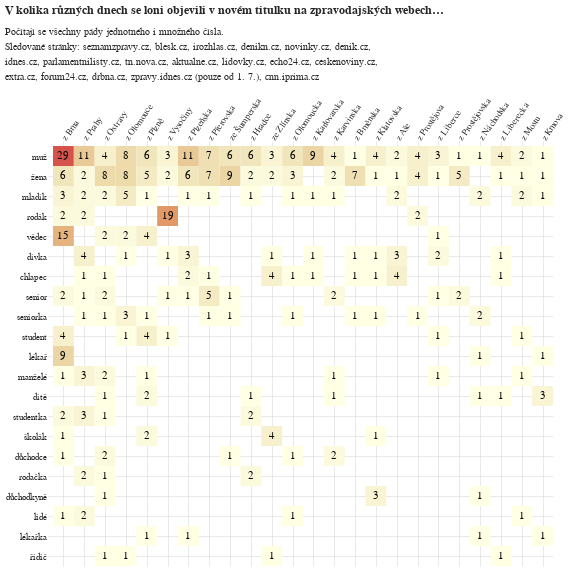

Source (notebook cell):
### Code cell
mrizka='lightgray'

base = alt.Chart(
    do_grafu,
    width=500,
    title=alt.Title(
        "V kolika různých dnech se loni objevili v novém titulku na zpravodajských webech…",
        subtitle=[
            "Počítají se všechny pády jednotného i množného čísla.",
            "Sledované stránky: seznamzpravy.cz, blesk.cz, irozhlas.cz, denikn.cz, novinky.cz, denik.cz,",
            "idnes.cz, parlamentnilisty.cz, tn.nova.cz, aktualne.cz, lidovky.cz, echo24.cz, ceskenoviny.cz,",
            "extra.cz, forum24.cz, drbna.cz, zpravy.idnes.cz (pouze od 1. 7.), cnn.iprima.cz"
        ],
        align="left",
        anchor="start"
    )
).encode(
    alt.Y("co:N", sort=poradi_kategorii, title=None, axis=alt.Axis(grid=True, gridColor=mrizka, tickColor=mrizka, tickOffset=0, tickWidth=0.5, gridWidth=0.5, zindex=0, domainColor="white")),
    alt.X("mesto:N", sort=vyber, title=None, axis=alt.Axis(orient='top', gridColor=mrizka, tickColor=mrizka, tickOffset=0, tickWidth=0.5, gridWidth=0.5,labelAngle=305, domainColor="white",grid=True, zindex=0)),
)

# 2. Create the rectangle layer
rects = base.mark_rect().encode(
    alt.Color("den:Q", scale=alt.Scale(range=['#FFFFE4',"#D6534B"], type="linear"), legend=None, title=None)
)

# 3. Create the text layer
# We map the "text" channel to the "len" column
text = base.mark_text(baseline='middle').encode(
    text='den:Q',
    # You can conditionally change color if the background is too dark
    color=alt.value('black') 
)

# 4. Combine them
chart = rects + text

chart = chart.configure_view(stroke='transparent')

chart

### Figure 1 — Vega-Lite specification as saved in the notebook (floating-point values rounded to 4 significant figures; data arrays with more than 128 entries replaced by an {"elided": "..."} marker saying what was removed)
{"config": {"title": {"font": "Noticia Text", "fontSize": 11.5, "anchor": "start", "lineHeight": 19, "fontWeight": "bolder", "subtitleFont": "Noticia Text", "subtitleFontSize": 10, "subtitleLineHeight": 15, "subtitlePadding": 10, "dy": -10, "color": "#292829", "subtitleColor": "#292829"}, "axis": {"labelFont": "Asap", "titleFont": "Asap", "fontWeight": "lighter", "titleFontWeight": "lighter", "labelFontSize": 9, "titleFontSize": 9, "labelPadding": 2, "titlePadding": 9, "domainOpacity": 0, "tickColor": "#DCDDD6", "labelColor": "#292829"}, "legend": {"labelFont": "Asap", "labelFontWeight": "normal", "titleFont": "Asap", "titleFontWeight": "normal", "labelFontSize": 9, "titleFontSize": 9, "labelColor": "#292829"}, "view": {"stroke": "transparent"}}, "layer": [{"mark": {"type": "rect"}, "encoding": {"color": {"field": "den", "legend": null, "scale": {"range": ["#FFFFE4", "#D6534B"], "type": "linear"}, "title": null, "type": "quantitative"}, "x": {"axis": {"domainColor": "white", "grid": true, "gridColor": "lightgray", "gridWidth": 0.5, "labelAngle": 305, "orient": "top", "tickColor": "lightgray", "tickOffset": 0, "tickWidth": 0.5, "zindex": 0}, "field": "mesto", "sort": ["z Brna", "z Prahy", "z Ostravy", "z Olomouce", "z Plzně", "z Vysočiny", "z Plzeňska", "z Přerovska", "ze Šumperska", "z Hradce", "ze Zlínska", "z Olomoucka", "z Karlovarska", "z Karvinska", "z Brněnska", "z Klatovska", "z Aše", "z Prostějova", "z Liberce", "z Prostějovska", "ze Siřemi", "z Náchodska", "z Liberecka", "z Mostu", "z Krnova"], "title": null, "type": "nominal"}, "y": {"axis": {"domainColor": "white", "grid": true, "gridColor": "lightgray", "gridWidth": 0.5, "tickColor": "lightgray", "tickOffset": 0, "tickWidth": 0.5, "zindex": 0}, "field": "co", "sort": ["muž", "žena", "mladík", "rodák", "vědec", "dívka", "chlapec", "senior", "seniorka", "student", "lékař", "manželé", "dítě", "studentka", "školák", "důchodce", "rodačka", "důchodkyně", "lidé", "lékařka", "řidič"], "title": null, "type": "nominal"}}, "title": {"text": "V kolika různých dnech se loni objevili v novém titulku na zpravodajských webech…", "align": "left", "anchor": "start", "subtitle": ["Počítají se všechny pády jednotného i množného čísla.", "Sledované stránky: seznamzpravy.cz, blesk.cz, irozhlas.cz, denikn.cz, novinky.cz, denik.cz,", "idnes.cz, parlamentnilisty.cz, tn.nova.cz, aktualne.cz, lidovky.cz, echo24.cz, ceskenoviny.cz,", "extra.cz, forum24.cz, drbna.cz, zpravy.idnes.cz (pouze od 1. 7.), cnn.iprima.cz"]}}, {"mark": {"type": "text", "baseline": "middle"}, "encoding": {"color": {"value": "black"}, "text": {"field": "den", "type": "quantitative"}, "x": {"axis": {"domainColor": "white", "grid": true, "gridColor": "lightgray", "gridWidth": 0.5, "labelAngle": 305, "orient": "top", "tickColor": "lightgray", "tickOffset": 0, "tickWidth": 0.5, "zindex": 0}, "field": "mesto", "sort": ["z Brna", "z Prahy", "z Ostravy", "z Olomouce", "z Plzně", "z Vysočiny", "z Plzeňska", "z Přerovska", "ze Šumperska", "z Hradce", "ze Zlínska", "z Olomoucka", "z Karlovarska", "z Karvinska", "z Brněnska", "z Klatovska", "z Aše", "z Prostějova", "z Liberce", "z Prostějovska", "ze Siřemi", "z Náchodska", "z Liberecka", "z Mostu", "z Krnova"], "title": null, "type": "nominal"}, "y": {"axis": {"domainColor": "white", "grid": true, "gridColor": "lightgray", "gridWidth": 0.5, "tickColor": "lightgray", "tickOffset": 0, "tickWidth": 0.5, "zindex": 0}, "field": "co", "sort": ["muž", "žena", "mladík", "rodák", "vědec", "dívka", "chlapec", "senior", "seniorka", "student", "lékař", "manželé", "dítě", "studentka", "školák", "důchodce", "rodačka", "důchodkyně", "lidé", "lékařka", "řidič"], "title": null, "type": "nominal"}}, "title": {"text": "V kolika různých dnech se loni objevili v novém titulku na zpravodajských webech…", "align": "left", "anchor": "start", "subtitle": ["Počítají se všechny pády jednotného i množného čísla.", "Sledované stránky: seznamzpravy.cz, blesk.cz, irozhlas.cz, denikn.cz, novinky.cz, denik.cz,", "idnes.cz, parlamentnilisty.cz, tn.nova.cz, aktualne.cz, lidovky.cz, echo24.cz, ceskenoviny.cz,", "extra.cz, forum24.cz, drbna.cz, zpravy.idnes.cz (pouze od 1. 7.), cnn.iprima.cz"]}}], "data": {"name": "data-126d21a2d897aaad8eb59e924b977e73"}, "width": 500, "$schema": "https://vega.github.io/schema/vega-lite/v5.20.1.json", "datasets": {"data-126d21a2d897aaad8eb59e924b977e73": {"elided": "167 records"}}}
